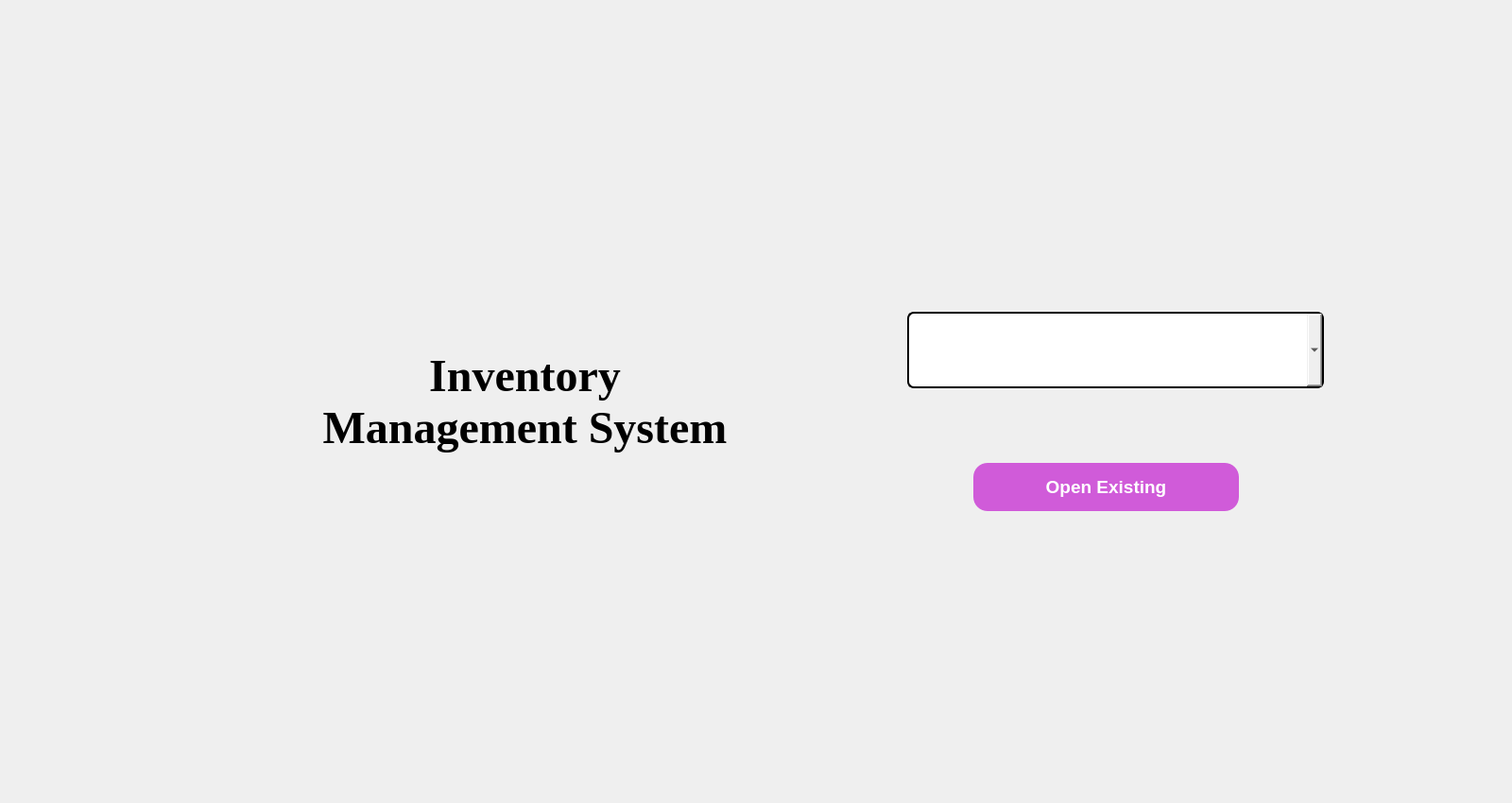
<?xml version="1.0" encoding="UTF-8"?>
<ui version="4.0">
 <class>MainWindow</class>
 <widget class="QWidget" name="MainWindow">
  <property name="geometry">
   <rect>
    <x>0</x>
    <y>0</y>
    <width>1600</width>
    <height>850</height>
   </rect>
  </property>
  <property name="windowTitle">
   <string>Form</string>
  </property>
  <property name="styleSheet">
   <string notr="true"/>
  </property>
  <widget class="QLabel" name="label_5">
   <property name="geometry">
    <rect>
     <x>0</x>
     <y>0</y>
     <width>1601</width>
     <height>851</height>
    </rect>
   </property>
   <property name="text">
    <string/>
   </property>
   <property name="pixmap">
    <pixmap resource="../test.qrc">:/newPrefix/warehouse-6-blog.jpg</pixmap>
   </property>
   <property name="scaledContents">
    <bool>true</bool>
   </property>
  </widget>
  <widget class="QPushButton" name="openbtn">
   <property name="enabled">
    <bool>true</bool>
   </property>
   <property name="geometry">
    <rect>
     <x>1030</x>
     <y>490</y>
     <width>281</width>
     <height>51</height>
    </rect>
   </property>
   <property name="font">
    <font>
     <pointsize>14</pointsize>
     <weight>75</weight>
     <bold>true</bold>
    </font>
   </property>
   <property name="styleSheet">
    <string notr="true">QPushButton{
color:#ffffff;
background-color:#d05bd9;
border-radius:15px;
}

QPushButton::hover{

background-color:#b000bd;}
</string>
   </property>
   <property name="text">
    <string>Open Existing</string>
   </property>
  </widget>
  <widget class="QComboBox" name="invnsel1">
   <property name="geometry">
    <rect>
     <x>960</x>
     <y>330</y>
     <width>441</width>
     <height>81</height>
    </rect>
   </property>
   <property name="font">
    <font>
     <family>Segoe UI Variable Small Semibol</family>
     <pointsize>14</pointsize>
     <weight>75</weight>
     <italic>false</italic>
     <bold>true</bold>
    </font>
   </property>
   <property name="styleSheet">
    <string notr="true">border-radius:7px;
border-style:solid;
border-width:2px;
border-color:black;
padding:10px;</string>
   </property>
  </widget>
  <widget class="QLabel" name="label_4">
   <property name="geometry">
    <rect>
     <x>340</x>
     <y>270</y>
     <width>431</width>
     <height>311</height>
    </rect>
   </property>
   <property name="font">
    <font>
     <family>Times New Roman</family>
     <pointsize>36</pointsize>
     <weight>75</weight>
     <italic>false</italic>
     <bold>true</bold>
    </font>
   </property>
   <property name="styleSheet">
    <string notr="true">font: Bold 36pt &quot;Times New Roman&quot;;
color:#000000;
font-variant: small-caps;</string>
   </property>
   <property name="text">
    <string>Inventory Management System</string>
   </property>
   <property name="alignment">
    <set>Qt::AlignCenter</set>
   </property>
   <property name="wordWrap">
    <bool>true</bool>
   </property>
  </widget>
 </widget>
 <resources>
  <include location="../test.qrc"/>
  <include location="../test.qrc"/>
 </resources>
 <connections/>
</ui>
